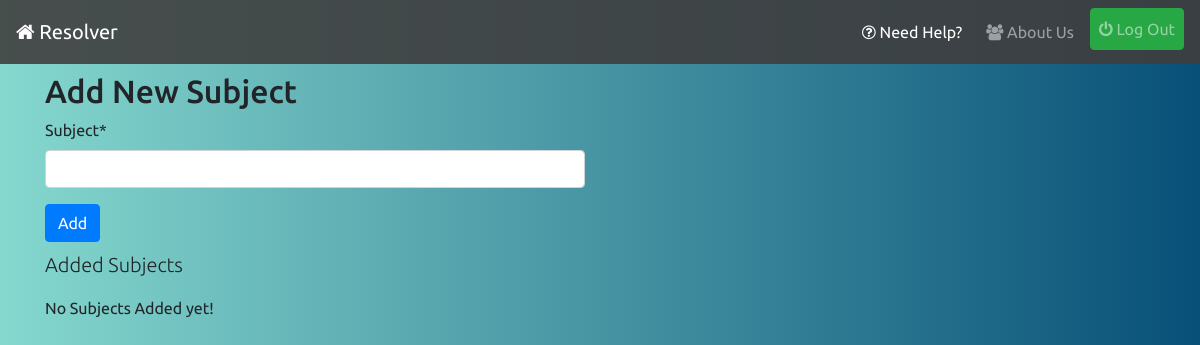
Page /info-list/add-subject/ (signed in) on the earlier database version.
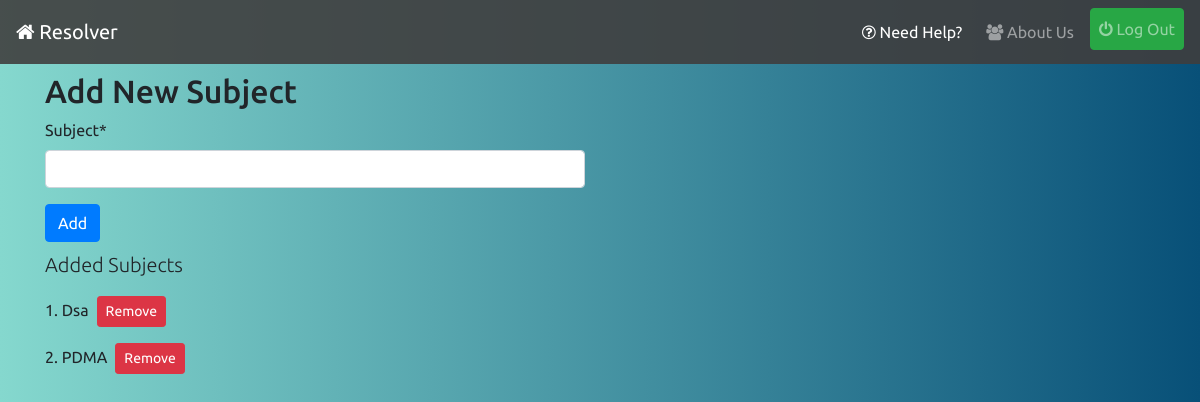
Same page on the later database version.
### infolist/models.py (models this page shows, shortened)
class Subject(models.Model):
    subject = models.CharField(max_length=56)
    department = models.CharField(max_length=20,blank=True)
    year = models.CharField(max_length=4,blank=True)

### infolist/views.py (the view, shortened to what this page needs)
# urls.py: path('add-subject/',views.info_list_add_subject_view,name='add-subject'),
@login_required
def info_list_add_subject_view(request):
    if(not request.user.info.is_cr):
        raise PermissionDenied
    form = SubjectForm()
    subjects = Subject.objects.filter(department=request.user.info.department,year=request.user.info.join_year)
    return render(request,'infolist/add-subject.html',{'form':form,'subjects':subjects})

### infolist/forms.py
class SubjectForm(forms.ModelForm):
    class Meta:
        model = Subject
        fields = ['subject']

### reporter/context-processors.py (called while the page is built)
def pending_issue_list_context(request):
    if request.user.is_superuser:
        return {}
    pending=-1
    if request.user.is_authenticated:
        pending = Report.objects.filter(active=False,department=request.user.info.department,year=request.user.info.join_year,resolved=False).count()
    return {"pending_issue_count":pending}

def resolved_issue_list_context(request):
    if request.user.is_superuser:
        return {}
    resolved=-1
    if request.user.is_authenticated:
        resolved = Report.objects.filter(active=False,department=request.user.info.department,year=request.user.info.join_year,resolved=True).count()
    return {"resolved_issue_count":resolved}

def pending_contact_list_context(request):
    if request.user.is_superuser:
        return {}
    pending=-1
    if request.user.is_authenticated:
        pending = ContactList.objects.filter(department=request.user.info.department,year=request.user.info.join_year,approved=False).count()
    return {"pending_contact_count":pending}

### infolist/templates/infolist/add-subject.html (shortened to what this page needs)
{% extends 'base.html' %}
{% load crispy_forms_tags %}
{% block content %}
<h2 class="mt-2">Add New Subject</h2>
<div class="row">
    <div class="col-lg-6 col-md-8 col-sm-12">
        <form action="{% url 'infolist:add-subject' %}" method="post">
            {{form|crispy}}
            <input class="btn btn-primary" type="submit" value="Add">
        </form>
    </div>
</div>
<div class="row">
    <div class="col-lg-6 col-md-8 col-sm-12">
        <p class="lead mt-2">Added Subjects</p>
        {% for object in subjects %}
        <div>
            <p><span>{{forloop.counter}}.</span> {{object.subject}}<a class="btn btn-danger btn-sm ml-2" href="{% url 'infolist:delete-subject' object.id %}">Remove</a></p>
        </div>
        {% empty %}
            <p>No Subjects Added yet!</p>
        {% endfor %}
    </div>
</div>
{% endblock %}

Differences in the rows shown:
added Subject: subject "Dsa"
added Subject: subject "PDMA"
Other differences:
text no longer shown: "No Subjects Added yet!"
